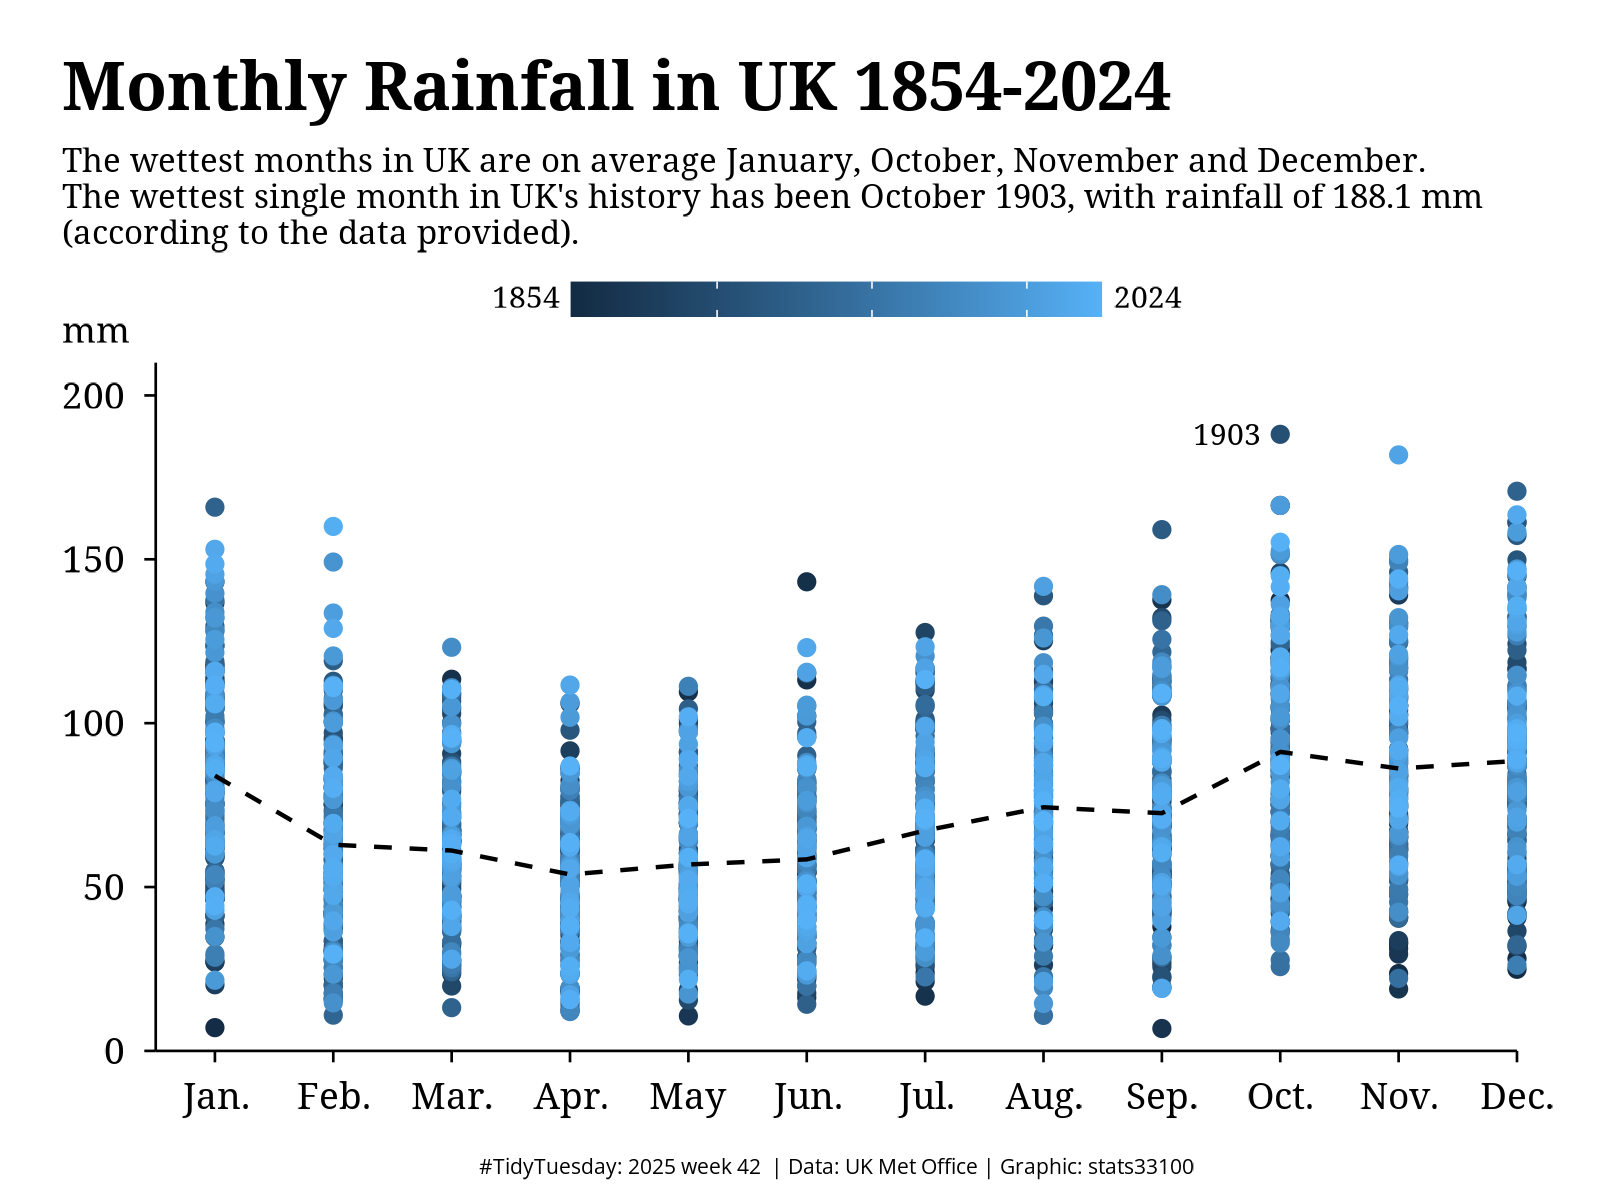

Write R code to recreate this figure.
# Tidytuesday, 2025-10-21, week 42
# stats_33100

# Data is from the UK Met Office which is the United Kingdom’s national weather and climate service.

# LIBRARIES -------------------------------------------------------------

library(tidyverse)
library(showtext)
library(glue)

# DATA --------------------------------------------------------------------

historic_station_met <- readr::read_csv('https://raw.githubusercontent.com/rfordatascience/tidytuesday/main/data/2025/2025-10-21/historic_station_met.csv')

year_month_rainfall <- historic_station_met %>% 
  select(station, year, month, rain) %>% 
  na.omit() %>% 
  group_by(year, month) %>% 
  summarise(avg = mean(rain)) %>% 
  ungroup()

month_rainfall <- year_month_rainfall %>% 
  group_by(month) %>% 
  summarise(avg2 = mean(avg)) %>% 
  ungroup()

# year_month_rainfall %>% 
#   group_by(month) %>% 
#   slice_max(avg)

# PLOT  -------------------------------------------------------------------

font <- "Noto Serif"
font_b <- "Open Sans"
showtext_opts(dpi = 300)
font_add_google(font, regular.wt = 400, bold.wt = 700)
font_add_google(font_b, regular.wt = 400, bold.wt = 700)
showtext_auto()

bg_col <- "white"   # background color
t_col <- "black"    # text color

wettest_avg <- max(year_month_rainfall$avg)
wettest_year <- filter(year_month_rainfall, avg == wettest_avg) %>% pull(year)
wettest_month <- filter(year_month_rainfall, avg == wettest_avg) %>% pull(month)

month_labels <- c("Jan.", "Feb.", "Mar.", "Apr.", "May", "Jun.", "Jul.",
                "Aug.", "Sep.", "Oct.", "Nov.", "Dec.")

year_month_rainfall %>% 
  ggplot() +
  geom_point(
    aes(x = month, y = avg, group = year, colour = year)) +
  geom_line(
    data = month_rainfall, 
    aes(x = month, y = avg2), 
    linetype = 2) +
  coord_cartesian(
    expand = FALSE,
    clip = "off", 
    ylim = c(0,210),
    xlim = c(0.5,12)) +
  scale_y_continuous(breaks = seq(0, 210, 50)) +
  scale_x_continuous(breaks = seq(1,12,1),
                     labels = month_labels) +
  labs(
    title = "Monthly Rainfall in UK 1854-2024",
    subtitle = glue("The wettest months in UK are on average January, October, November and December. \nThe wettest single month in UK's history has been October 1903, with rainfall of {round(wettest_avg, 1)} mm \n(according to the data provided)."),
    caption = "#TidyTuesday: 2025 week 42  | Data: UK Met Office | Graphic: stats33100",
    x = NULL, y = NULL) +
  theme_minimal() +
  theme(
    text = element_text(family = font, color = t_col),
    axis.line = element_line(color = t_col, linewidth = 0.3),
    axis.text = element_text(color = t_col),
    axis.ticks = element_line(color = "black", linewidth = 0.3),
    legend.key.size = unit(0.30, "cm"),
    legend.key.width = unit(0.9, "cm"),
    legend.margin = margin(0,0,0,0),
    legend.position = "top",
    legend.text = element_blank(),
    legend.title = element_blank(),
    panel.grid = element_blank(),
    plot.background = element_rect(color = bg_col),
    plot.title.position = "plot",
    plot.title = element_text(
      family = font, 
      size = 16, 
      face = 'bold'),
    plot.subtitle = element_text(
      size = 8, 
      margin = margin(0,0,7,0)),
    plot.caption = element_text(
      size = 5, 
      hjust = 0.5,
      margin = margin(10,0,0,0),
      family = font_b),
    plot.margin = margin(15, 20, 5, 15)) +
  annotate(
    geom = "text", 
    x = c(3.35, 8.6),
    y = 230, 
    label = c("1854", "2024"),
    family = font,
    hjust = 0,
    size = 2.5) +
  annotate(
      geom = "text", 
      x = wettest_month, y = wettest_avg, 
      label = glue("{wettest_year}"),
      family = font,
      hjust = 1.3,
      size = 2.5) +
  annotate(
    geom = "text", 
    x = 0, y = 220, 
    label = "mm",
    family = font,
    hjust = 0.5,
    size = 3)

ggsave("tt_2025-10-21_uk_weather.png", 
       unit = "px", height = 1200, width = 1600)


# History of the wettest month in UK -----------------------------------------------------------------

# https://en.wikipedia.org/wiki/England_and_Wales_Precipitation

# https://www.trevorharley.com/1903.html
# October 1903 has been the wettest month of all in the England and Wales rainfall series since records began in 1766: 
# an average of 218 mm of rain fell (268% of the long-term average). 450 mm fell in the Lake District. 
# By the end of the month it is estimated that 25,000 acres of farmland were under water, particularly the Ouses, Severn, Trent, and Thames.
# Tornadoes hit Wareham and Banbury on the 25th.
# Bridges were weakened and collapsed: at Risca (Monmouthshir) four arches of a 40 foot high viaduct crossing the Ebbw River collapsed. 
# In the north the harvest was severely affected. 

# https://community.netweather.tv/topic/100492-1903-the-worst-year-on-record/
# It's described as a very dull month practically everywhere with a high frequency of thunderstorms and most places saw rain fall 28-31 days of the month. 

# https://rmets.onlinelibrary.wiley.com/doi/10.1002/gdj3.157
# Hawkins, E. et al. (2022). Millions of historical monthly rainfall observations taken in the UK and Ireland rescued by citizen scientists. https://doi.org/10.1002/gdj3.157
# "October 1903 remains the wettest UK month on record (~219 mm for the UK average)."
